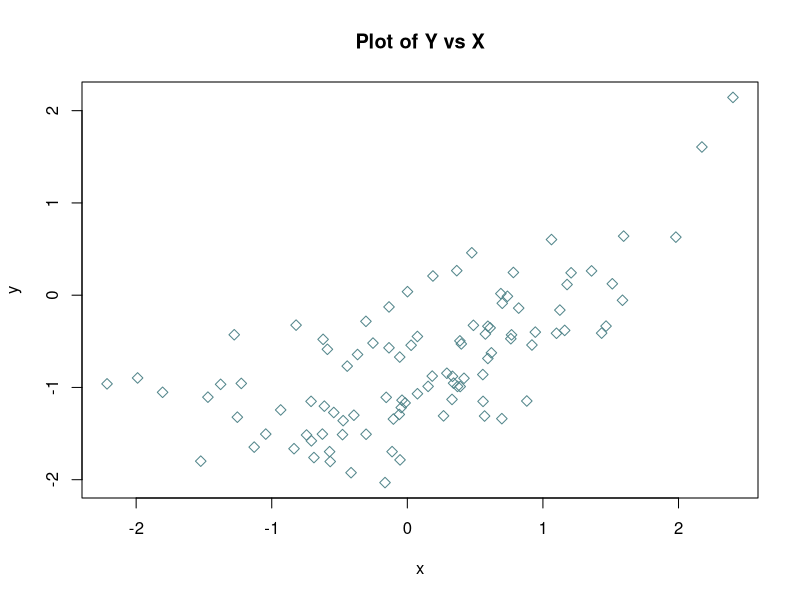
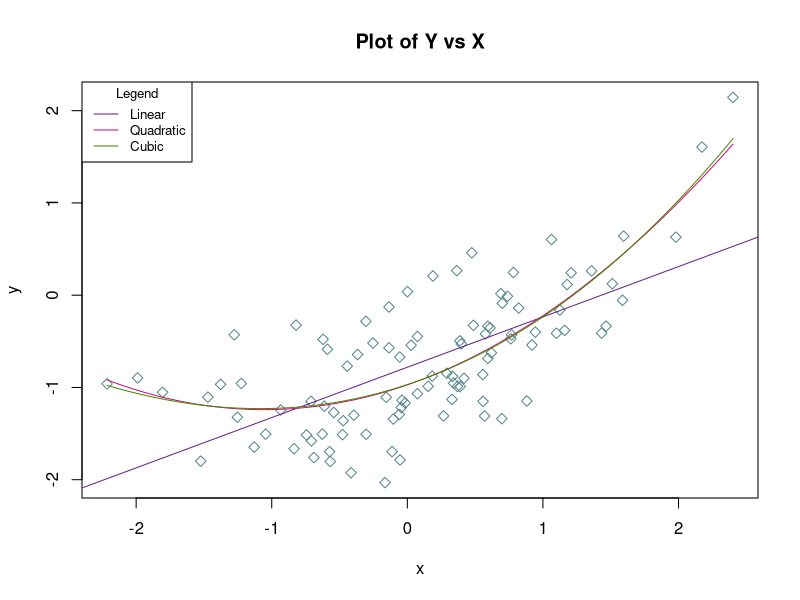

Recreate these plots in R, in order.
## ---- chunk 1
knitr::opts_chunk$set(echo = TRUE)
## ---- chunk 2
set.seed(1)
## ---- chunk 3
x <- rnorm(100, mean = 0, sd = 1)
eps <- rnorm(100, mean = 0, sd = 0.5)
## ---- chunk 4
y <- -1 + 0.5*x + 0.3*x^2 + eps
## ---- chunk 5
print(paste0("The length of y is ", length(y), "."))
## ---- chunk 6
plot(y ~ x,
     main = "Plot of Y vs X",
     col = "cadetblue4",
     pch = 5)
## ---- chunk 7
x_2 <- x^2
quad_model <- lm(y ~ x + x_2)
## ---- chunk 8
quad_coef <- quad_model$coefficients
print(quad_coef)
## ---- chunk 9
#setting a sequence so we have more even gaps between the x values 
x_pred <- seq(min(x), max(x), length = 100)
linear_model <- lm(y~x)
x_3 <- x^3 
cubic_model <- lm(y ~ x + x_2 + x_3)
#predicting the y values using the cubic and quadratic models
cubic_pred <- predict(cubic_model, list(x = x_pred, x_2 = x_pred^2, x_3 = x_pred^3))
quad_pred <- predict(quad_model, list(x = x_pred, x_2 = x_pred^2))
## ---- chunk 10
plot(y ~ x,
     main = "Plot of Y vs X",
     col = "cadetblue4",
     pch = 5)
abline(linear_model, col = "darkorchid4")
lines(x_pred, quad_pred, col = "deeppink3")
lines(x_pred, cubic_pred, col = "chartreuse4")

legend('topleft', 
       legend = c("Linear", "Quadratic", "Cubic"), 
       col = c("darkorchid4", "deeppink3", "chartreuse4"), 
       lty = 1, 
       title = "Legend",
       cex =.8)
## ---- chunk 11
print(paste0("The $R^2$ value of the linear model is ", summary(linear_model)$r.squared, "."))
print(paste0("The $R^2$ value of the quadratic model is ", summary(quad_model)$r.squared, "."))
print(paste0("The $R^2$ value of the cubic model is ", summary(cubic_model)$r.squared, "."))
